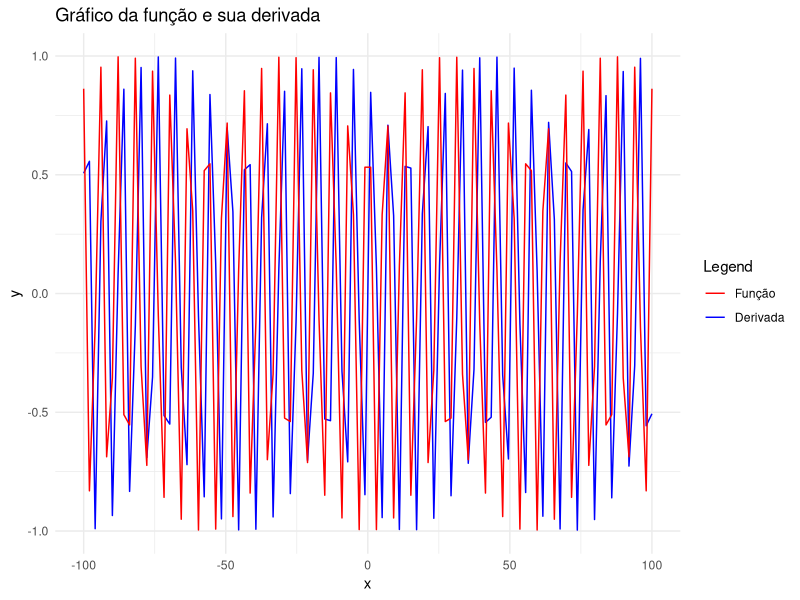

This figure's R source:
## ---- chunk 1
library(Deriv) # Capaz de realizar derivadas e integrais
library(ggplot2)

## ---- chunk 2

# Define the function
f <- function(x) sin(x)

# Calculate the symbolic derivative
derivada <- Deriv(f, "x")

# Exiba a derivada
derivada

# Derivada para um valor
derivada(0)

x_vals <- seq(-100, 100, length.out = 100)

# Calcula os valores das funções e derivadas para os valores de x
f_vals <- f(x_vals)
derivada_vals <- eval(derivada(x_vals))

# Cria um dataframe com os valores de x e as funções
dados <- data.frame(x = x_vals, f_x = f_vals, derivada_x = derivada_vals)

# Cria o gráfico usando ggplot2
grafico <- ggplot(dados, aes(x)) +
  geom_line(aes(y = f_x, color = "Função")) +
  geom_line(aes(y = derivada_x, color = "Derivada")) +
  labs(x = "x", y = "y", color = "Legend") +
  ggtitle("Gráfico da função e sua derivada") +
  scale_color_manual(values = c("Função" = "blue", "Derivada" = "red"),
                     labels = c("Função", "Derivada")) +
  theme_minimal()

# Exibe o gráfico
print(grafico)
